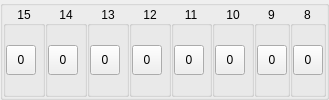
        <widget class="QGroupBox" name="groupBox8_15">
         <layout class="QHBoxLayout" name="horizontalLayout_5">
          <property name="spacing">
           <number>0</number>
          </property>
          <property name="leftMargin">
           <number>0</number>
          </property>
          <property name="topMargin">
           <number>0</number>
          </property>
          <property name="rightMargin">
           <number>0</number>
          </property>
          <property name="bottomMargin">
           <number>0</number>
          </property>
          <item>
           <widget class="QGroupBox" name="groupBox15">
            <property name="title">
             <string notr="true">15</string>
            </property>
            <property name="alignment">
             <set>Qt::AlignCenter</set>
            </property>
            <layout class="QVBoxLayout" name="verticalLayout_13">
             <property name="leftMargin">
              <number>0</number>
             </property>
             <property name="topMargin">
              <number>0</number>
             </property>
             <property name="rightMargin">
              <number>0</number>
             </property>
             <property name="bottomMargin">
              <number>0</number>
             </property>
             <item>
              <widget class="QToolButton" name="toolButton15">
               <property name="minimumSize">
                <size>
                 <width>30</width>
                 <height>30</height>
                </size>
               </property>
               <property name="maximumSize">
                <size>
                 <width>30</width>
                 <height>30</height>
                </size>
               </property>
               <property name="text">
                <string notr="true">0</string>
               </property>
               <property name="checkable">
                <bool>true</bool>
               </property>
              </widget>
             </item>
            </layout>
           </widget>
          </item>
          <item>
           <widget class="QGroupBox" name="groupBox14">
            <property name="title">
             <string notr="true">14</string>
            </property>
            <property name="alignment">
             <set>Qt::AlignCenter</set>
            </property>
            <layout class="QVBoxLayout" name="verticalLayout_14">
             <property name="leftMargin">
              <number>0</number>
             </property>
             <property name="topMargin">
              <number>0</number>
             </property>
             <property name="rightMargin">
              <number>0</number>
             </property>
             <property name="bottomMargin">
              <number>0</number>
             </property>
             <item>
              <widget class="QToolButton" name="toolButton14">
               <property name="minimumSize">
                <size>
                 <width>30</width>
                 <height>30</height>
                </size>
               </property>
               <property name="maximumSize">
                <size>
                 <width>30</width>
                 <height>30</height>
                </size>
               </property>
               <property name="text">
                <string notr="true">0</string>
               </property>
               <property name="checkable">
                <bool>true</bool>
               </property>
              </widget>
             </item>
            </layout>
           </widget>
          </item>
          <item>
           <widget class="QGroupBox" name="groupBox13">
            <property name="title">
             <string notr="true">13</string>
            </property>
            <property name="alignment">
             <set>Qt::AlignCenter</set>
            </property>
            <layout class="QVBoxLayout" name="verticalLayout_15">
             <property name="leftMargin">
              <number>0</number>
             </property>
             <property name="topMargin">
              <number>0</number>
             </property>
             <property name="rightMargin">
              <number>0</number>
             </property>
             <property name="bottomMargin">
              <number>0</number>
             </property>
             <item>
              <widget class="QToolButton" name="toolButton13">
               <property name="minimumSize">
                <size>
                 <width>30</width>
                 <height>30</height>
                </size>
               </property>
               <property name="maximumSize">
                <size>
                 <width>30</width>
                 <height>30</height>
                </size>
               </property>
               <property name="text">
                <string notr="true">0</string>
               </property>
               <property name="checkable">
                <bool>true</bool>
               </property>
              </widget>
             </item>
            </layout>
           </widget>
          </item>
          <item>
           <widget class="QGroupBox" name="groupBox12">
            <property name="title">
             <string notr="true">12</string>
            </property>
            <property name="alignment">
             <set>Qt::AlignCenter</set>
            </property>
            <layout class="QVBoxLayout" name="verticalLayout_16">
             <property name="leftMargin">
              <number>0</number>
             </property>
             <property name="topMargin">
              <number>0</number>
             </property>
             <property name="rightMargin">
              <number>0</number>
             </property>
             <property name="bottomMargin">
              <number>0</number>
             </property>
             <item>
              <widget class="QToolButton" name="toolButton12">
               <property name="minimumSize">
                <size>
                 <width>30</width>
                 <height>30</height>
                </size>
               </property>
               <property name="maximumSize">
                <size>
                 <width>30</width>
                 <height>30</height>
                </size>
               </property>
               <property name="text">
                <string notr="true">0</string>
               </property>
               <property name="checkable">
                <bool>true</bool>
               </property>
              </widget>
             </item>
            </layout>
           </widget>
          </item>
          <item>
           <widget class="QGroupBox" name="groupBox11">
            <property name="title">
             <string notr="true">11</string>
            </property>
            <property name="alignment">
             <set>Qt::AlignCenter</set>
            </property>
            <layout class="QVBoxLayout" name="verticalLayout_17">
             <property name="leftMargin">
              <number>0</number>
             </property>
             <property name="topMargin">
              <number>0</number>
             </property>
             <property name="rightMargin">
              <number>0</number>
             </property>
             <property name="bottomMargin">
              <number>0</number>
             </property>
             <item>
              <widget class="QToolButton" name="toolButton11">
               <property name="minimumSize">
                <size>
                 <width>30</width>
                 <height>30</height>
                </size>
               </property>
               <property name="maximumSize">
                <size>
                 <width>30</width>
                 <height>30</height>
                </size>
               </property>
               <property name="text">
                <string notr="true">0</string>
               </property>
               <property name="checkable">
                <bool>true</bool>
               </property>
              </widget>
             </item>
            </layout>
           </widget>
          </item>
          <item>
           <widget class="QGroupBox" name="groupBox10">
            <property name="title">
             <string notr="true">10</string>
            </property>
            <property name="alignment">
             <set>Qt::AlignCenter</set>
            </property>
            <layout class="QVBoxLayout" name="verticalLayout_18">
             <property name="leftMargin">
              <number>0</number>
             </property>
             <property name="topMargin">
              <number>0</number>
             </property>
             <property name="rightMargin">
              <number>0</number>
             </property>
             <property name="bottomMargin">
              <number>0</number>
             </property>
             <item>
              <widget class="QToolButton" name="toolButton10">
               <property name="minimumSize">
                <size>
                 <width>30</width>
                 <height>30</height>
                </size>
               </property>
               <property name="maximumSize">
                <size>
                 <width>30</width>
                 <height>30</height>
                </size>
               </property>
               <property name="text">
                <string notr="true">0</string>
               </property>
               <property name="checkable">
                <bool>true</bool>
               </property>
              </widget>
             </item>
            </layout>
           </widget>
          </item>
          <item>
           <widget class="QGroupBox" name="groupBox9">
            <property name="title">
             <string notr="true">9</string>
            </property>
            <property name="alignment">
             <set>Qt::AlignCenter</set>
            </property>
            <layout class="QVBoxLayout" name="verticalLayout_19">
             <property name="leftMargin">
              <number>0</number>
             </property>
             <property name="topMargin">
              <number>0</number>
             </property>
             <property name="rightMargin">
              <number>0</number>
             </property>
             <property name="bottomMargin">
              <number>0</number>
             </property>
             <item>
              <widget class="QToolButton" name="toolButton9">
               <property name="minimumSize">
                <size>
                 <width>30</width>
                 <height>30</height>
                </size>
               </property>
               <property name="maximumSize">
                <size>
                 <width>30</width>
                 <height>30</height>
                </size>
               </property>
               <property name="text">
                <string notr="true">0</string>
               </property>
               <property name="checkable">
                <bool>true</bool>
               </property>
              </widget>
             </item>
            </layout>
           </widget>
          </item>
          <item>
           <widget class="QGroupBox" name="groupBox8">
            <property name="title">
             <string notr="true">8</string>
            </property>
            <property name="alignment">
             <set>Qt::AlignCenter</set>
            </property>
            <layout class="QVBoxLayout" name="verticalLayout_20">
             <property name="leftMargin">
              <number>0</number>
             </property>
             <property name="topMargin">
              <number>0</number>
             </property>
             <property name="rightMargin">
              <number>0</number>
             </property>
             <property name="bottomMargin">
              <number>0</number>
             </property>
             <item>
              <widget class="QToolButton" name="toolButton8">
               <property name="minimumSize">
                <size>
                 <width>30</width>
                 <height>30</height>
                </size>
               </property>
               <property name="maximumSize">
                <size>
                 <width>30</width>
                 <height>30</height>
                </size>
               </property>
               <property name="text">
                <string notr="true">0</string>
               </property>
               <property name="checkable">
                <bool>true</bool>
               </property>
              </widget>
             </item>
            </layout>
           </widget>
          </item>
         </layout>
        </widget>
